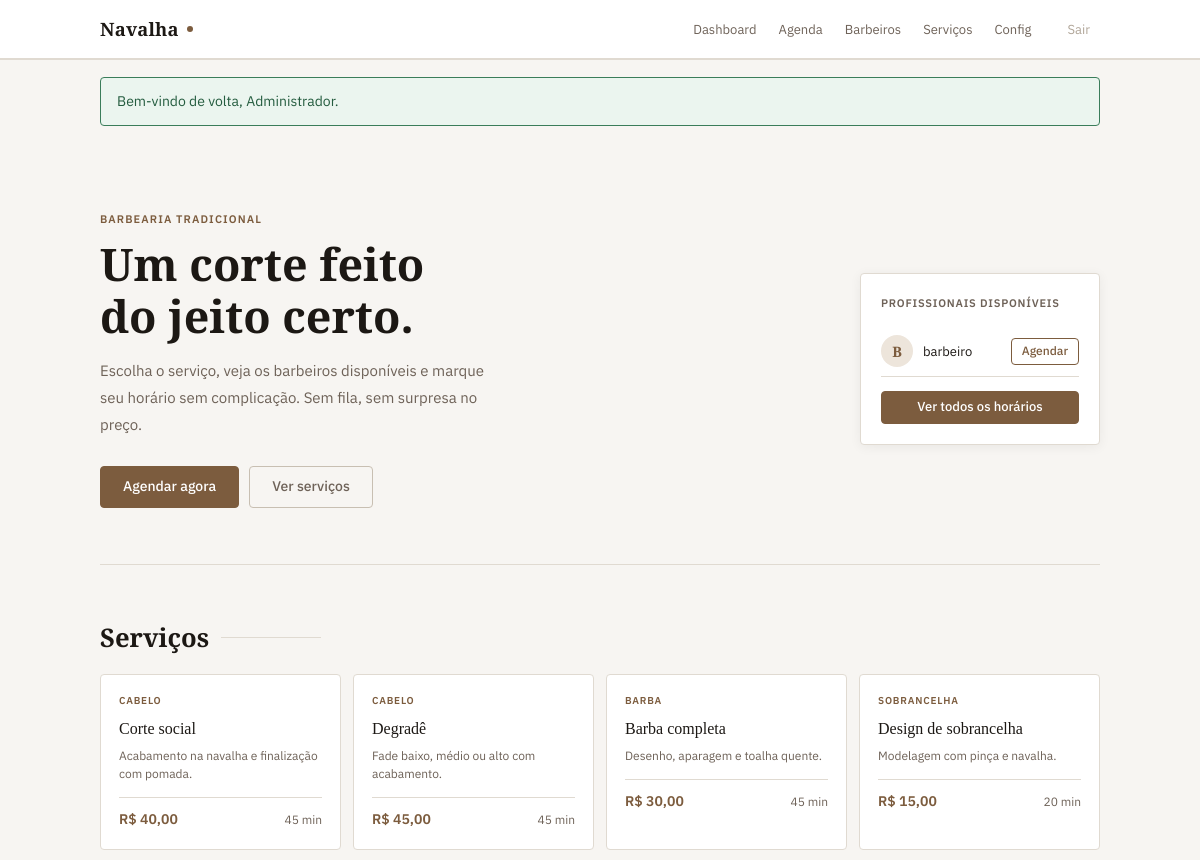
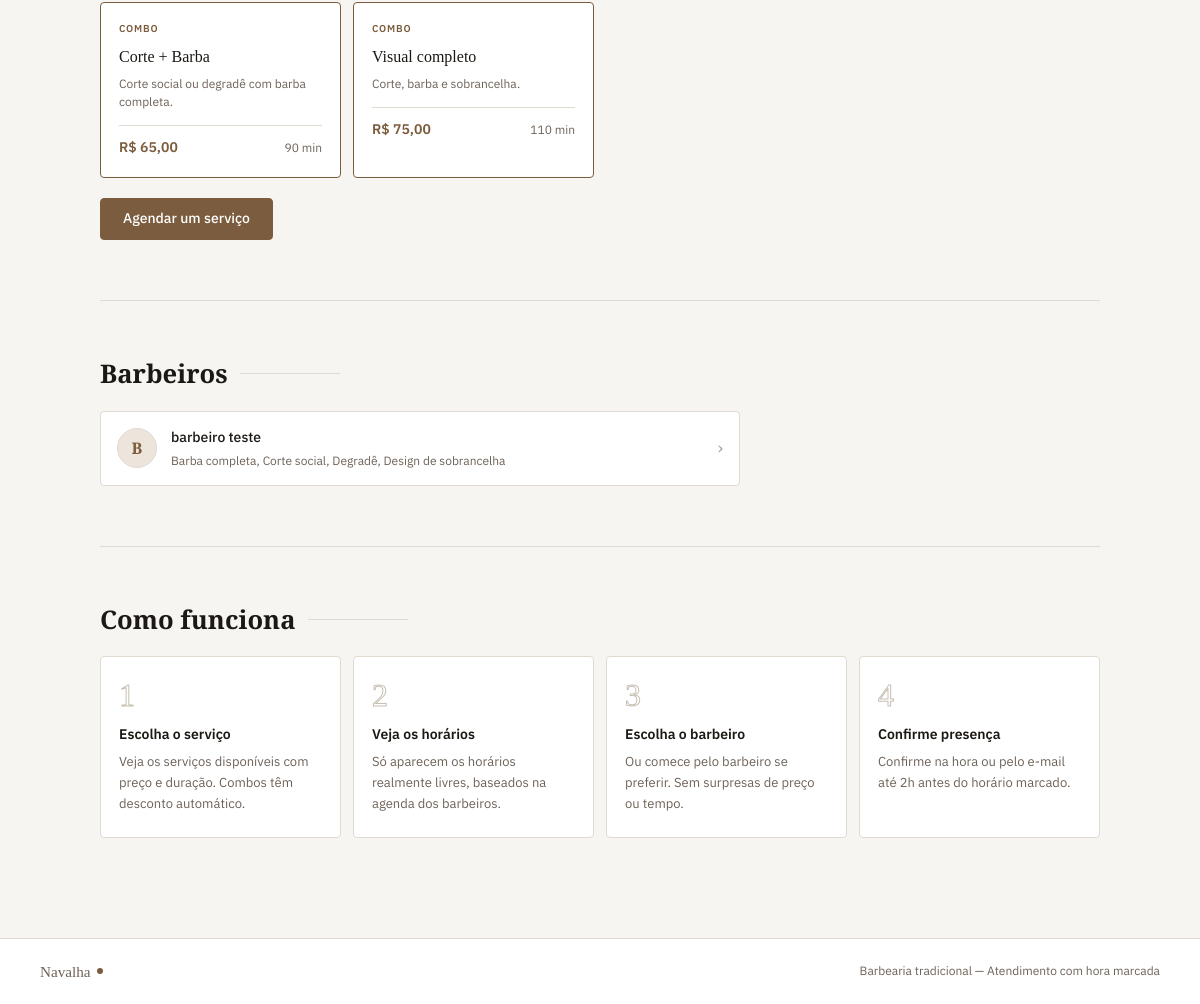
/ (signed in), run on the app's committed database (2 pictures, top to bottom).
### tables this page shows
CREATE TABLE usuarios (
 id INT UNSIGNED AUTO_INCREMENT PRIMARY KEY, nome VARCHAR(100) NOT NULL, email VARCHAR(150) NOT NULL UNIQUE,
 senha_hash VARCHAR(255) NOT NULL, perfil ENUM('cliente','barbeiro','admin') NOT NULL DEFAULT 'cliente',
 ativo TINYINT(1) NOT NULL DEFAULT 1, force_reset TINYINT(1) NOT NULL DEFAULT 0, criado_em DATETIME NOT NULL DEFAULT CURRENT_TIMESTAMP
);

CREATE TABLE servicos (id INT UNSIGNED AUTO_INCREMENT PRIMARY KEY, categoria_id INT UNSIGNED NOT NULL, nome VARCHAR(100) NOT NULL, descricao TEXT, preco DECIMAL(8,2) NOT NULL, duracao_min SMALLINT UNSIGNED NOT NULL, ativo TINYINT(1) NOT NULL DEFAULT 1, criado_em DATETIME NOT NULL DEFAULT CURRENT_TIMESTAMP, FOREIGN KEY(categoria_id) REFERENCES categorias(id));

CREATE TABLE categorias (id INT UNSIGNED AUTO_INCREMENT PRIMARY KEY, nome VARCHAR(60) NOT NULL, descricao VARCHAR(255), ordem TINYINT UNSIGNED NOT NULL DEFAULT 0, ativo TINYINT(1) NOT NULL DEFAULT 1);

CREATE TABLE combos (id INT UNSIGNED AUTO_INCREMENT PRIMARY KEY, nome VARCHAR(100) NOT NULL, descricao TEXT, preco DECIMAL(8,2) NOT NULL, duracao_min SMALLINT UNSIGNED NOT NULL, ativo TINYINT(1) NOT NULL DEFAULT 1, criado_em DATETIME NOT NULL DEFAULT CURRENT_TIMESTAMP);

### includes/auth.php (called while the page is built, shortened)
<?php
function usuario_logado(): ?array { return $_SESSION['usuario'] ?? null; }
function e(string|null $value): string { return htmlspecialchars((string)$value, ENT_QUOTES, 'UTF-8'); }

### public/index.php (the view, shortened to what this page needs)
<?php
require_once __DIR__ . '/../includes/db.php';
require_once __DIR__ . '/../includes/auth.php';
$pdo = db();
$servicos = $pdo->query(
    'SELECT s.id, s.nome, s.descricao, s.preco, s.duracao_min, c.nome AS categoria
     FROM servicos s
     JOIN categorias c ON c.id = s.categoria_id
     WHERE s.ativo = 1 AND c.ativo = 1
     ORDER BY c.ordem, s.nome'
)->fetchAll();
$combos = $pdo->query(
    'SELECT id, nome, descricao, preco, duracao_min FROM combos WHERE ativo = 1 ORDER BY nome'
)->fetchAll();
$barbeiros = $pdo->query(
    "SELECT u.id, u.nome,
            GROUP_CONCAT(DISTINCT s.nome ORDER BY s.nome SEPARATOR ', ') AS especialidades
     FROM usuarios u
     LEFT JOIN barbeiro_servicos bs ON bs.barbeiro_id = u.id
     LEFT JOIN servicos s ON s.id = bs.servico_id AND s.ativo = 1
     WHERE u.perfil = 'barbeiro' AND u.ativo = 1
     GROUP BY u.id, u.nome
     ORDER BY u.nome"
)->fetchAll();
require __DIR__ . '/../includes/header.php';
?>
<section style="padding: 64px 0 56px; border-bottom: 1px solid var(--border);">
  <div style="display:grid; grid-template-columns:1fr auto; gap:48px; align-items:center;">
    <div>
      <p class="eyebrow">Barbearia tradicional</p>
      <h1 style="margin-bottom:16px; max-width:14ch;">Um corte feito do jeito certo.</h1>
      <p class="lead" style="max-width:44ch; margin-bottom:28px;">
        Escolha o serviço, veja os barbeiros disponíveis e marque seu horário sem complicação.
        Sem fila, sem surpresa no preço.
      </p>
      <div style="display:flex; gap:10px; flex-wrap:wrap;">
        <a class="btn" href="<?= usuario_logado() ? '/agendar.php' : '/cadastro.php' ?>">Agendar agora</a>
        <a class="btn btn--ghost" href="#servicos">Ver serviços</a>
      </div>
    </div>
    <aside style="background:var(--surface); border:1px solid var(--border); border-radius:var(--radius); padding:20px; min-width:240px; max-width:280px; box-shadow:0 2px 12px rgba(0,0,0,.06);">
      <p style="font-size:11px; font-weight:600; letter-spacing:.07em; text-transform:uppercase; color:var(--muted); margin-bottom:14px;">
        Profissionais disponíveis
      </p>
      <?php if ($barbeiros): ?>
        <?php foreach (array_slice($barbeiros, 0, 3) as $b): ?>
          <div style="display:flex; align-items:center; justify-content:space-between; gap:10px; padding:9px 0; border-bottom:1px solid var(--border);">
            <div style="display:flex; align-items:center; gap:10px;">
              <div style="width:32px; height:32px; background:var(--accent-light); border-radius:50%; display:flex; align-items:center; justify-content:center; font-family:var(--font-display); font-size:.9rem; color:var(--accent); font-weight:600; flex-shrink:0;">
                <?= e(mb_strtoupper(mb_substr($b['nome'], 0, 1))) ?>
              </div>
              <span style="font-size:13px; color:var(--text);"><?= e(explode(' ', $b['nome'])[0]) ?></span>
            </div>
            <a href="/agendar.php?barbeiro=<?= (int)$b['id'] ?>" class="btn btn--outline btn--xs">Agendar</a>
          </div>
        <?php endforeach; ?>
      <?php else: ?>
        <p style="font-size:13px; color:var(--muted);">Em breve.</p>
      <?php endif; ?>
      <div style="margin-top:14px;">
        <a class="btn btn--full btn--sm" href="<?= usuario_logado() ? '/agendar.php' : '/cadastro.php' ?>">
          Ver todos os horários
        </a>
      </div>
    </aside>
  </div>
</section>
<section class="section" id="servicos">
  <div class="section-head">
    <h2>Serviços</h2>
    <span class="section-head-line"></span>
  </div>
  <div class="services-grid">
    <?php foreach ($servicos as $s): ?>
      <div class="service-card">
        <p class="service-cat"><?= e($s['categoria']) ?></p>
        <p class="service-name"><?= e($s['nome']) ?></p>
        <?php if ($s['descricao']): ?>
          <p class="service-desc"><?= e($s['descricao']) ?></p>
        <?php endif; ?>
        <div class="service-meta">
          <span class="service-price">R$ <?= number_format((float)$s['preco'], 2, ',', '.') ?></span>
          <span class="service-time"><?= (int)$s['duracao_min'] ?> min</span>
        </div>
      </div>
    <?php endforeach; ?>
    <?php foreach ($combos as $c): ?>
      <div class="service-card service-card--combo">
        <p class="service-cat">Combo</p>
        <p class="service-name"><?= e($c['nome']) ?></p>
        <?php if ($c['descricao']): ?>
          <p class="service-desc"><?= e($c['descricao']) ?></p>
        <?php endif; ?>
        <div class="service-meta">
          <span class="service-price">R$ <?= number_format((float)$c['preco'], 2, ',', '.') ?></span>
          <span class="service-time"><?= (int)$c['duracao_min'] ?> min</span>
        </div>
      </div>
    <?php endforeach; ?>
  </div>
  <?php if ($servicos || $combos): ?>
    <p style="margin-top:20px;">
      <a class="btn" href="<?= usuario_logado() ? '/agendar.php' : '/cadastro.php' ?>">Agendar um serviço</a>
    </p>
  <?php endif; ?>
</section>
<div class="divider"></div>
<section class="section" id="barbeiros">
  <div class="section-head">
    <h2>Barbeiros</h2>
    <span class="section-head-line"></span>
  </div>
  <?php if ($barbeiros): ?>
    <div class="barbers-list">
      <?php foreach ($barbeiros as $b): ?>
        <a class="barber-row" href="/agendar.php?barbeiro=<?= (int)$b['id'] ?>">
          <div class="barber-avatar"><?= e(mb_strtoupper(mb_substr($b['nome'], 0, 1))) ?></div>
          <div>
            <p class="barber-name"><?= e($b['nome']) ?></p>
            <p class="barber-spec"><?= e($b['especialidades'] ?: 'Especialidades em breve') ?></p>
          </div>
          <span class="barber-arrow">›</span>
        </a>
      <?php endforeach; ?>
    </div>
  <?php else: ?>
    <p class="muted">Nossa equipe será divulgada em breve.</p>
  <?php endif; ?>
</section>
<div class="divider"></div>
<section class="section" id="como-funciona">
  <div class="section-head">
    <h2>Como funciona</h2>
    <span class="section-head-line"></span>
  </div>
  <div class="steps-grid">
    <div class="step">
      <p class="step-n">1</p>
      <p class="step-title">Escolha o serviço</p>
      <p class="step-desc">Veja os serviços disponíveis com preço e duração. Combos têm desconto automático.</p>
    </div>
    <div class="step">
      <p class="step-n">2</p>
      <p class="step-title">Veja os horários</p>
      <p class="step-desc">Só aparecem os horários realmente livres, baseados na agenda dos barbeiros.</p>
    </div>
    <div class="step">
      <p class="step-n">3</p>
      <p class="step-title">Escolha o barbeiro</p>
      <p class="step-desc">Ou comece pelo barbeiro se preferir. Sem surpresas de preço ou tempo.</p>
    </div>
    <div class="step">
      <p class="step-n">4</p>
      <p class="step-title">Confirme presença</p>
      <p class="step-desc">Confirme na hora ou pelo e-mail até 2h antes do horário marcado.</p>
    </div>
  </div>
</section>
<?php require __DIR__ . '/../includes/footer.php'; ?>

### public/assets/css/tokens.css (style rules this page uses)
:root { --bg: #F7F5F2; --surface: #FFFFFF; --surface-2: #F2EFE9; --border: #E0DAD1; --border-dark: #C8BFB2; --text: #1C1814; --muted: #6E6258; --faint: #B0A598; --accent: #7C5C3E; --accent-hover:#6A4E33; --accent-light:#EDE5DB; --accent-text: #FFFFFF; --ok: #3A7D5A; --ok-bg: #EBF5EF; --ok-text: #245C3F; --err: #B04040; --err-bg: #FAEAEA; --err-text: #8A2020; --warn: #8A6800; --warn-bg: #FFF8E1; --warn-text: #6B5000; --font-display:'Playfair Display', Georgia, serif; --font-body: 'IBM Plex Sans', system-ui, sans-serif; --font-mono: 'IBM Plex Mono', 'Courier New', monospace; --max-content: 1080px; --radius: 4px; --gold: var(--accent); --gold-dim: var(--accent-hover); --gold-pale: var(--muted); --surface-2: #F2EFE9; --ok-bg: #EBF5EF; --err-bg: #FAEAEA; }

### data on the page
usuarios: nome "B", nome "barbeiro", nome "barbeiro teste", especialidades "Barba completa, Corte social, Degradê, Design de sobrancelha"
servicos: categoria.nome "CABELO", nome "Corte social", descricao "Acabamento na navalha e finalização com pomada.", preco "40,00", duracao_min "45"
servicos: categoria.nome "CABELO", nome "Degradê", descricao "Fade baixo, médio ou alto com acabamento.", preco "45,00", duracao_min "45"
servicos: categoria.nome "BARBA", nome "Barba completa", descricao "Desenho, aparagem e toalha quente.", preco "30,00", duracao_min "45"
servicos: categoria.nome "SOBRANCELHA", nome "Design de sobrancelha", descricao "Modelagem com pinça e navalha.", preco "15,00", duracao_min "20"
combos: nome "Corte + Barba", descricao "Corte social ou degradê com barba completa.", preco "65,00", duracao_min "90"
combos: nome "Visual completo", descricao "Corte, barba e sobrancelha.", preco "75,00", duracao_min "110"

### other printed values
$f['msg'] "Bem-vindo de volta, Administrador."
